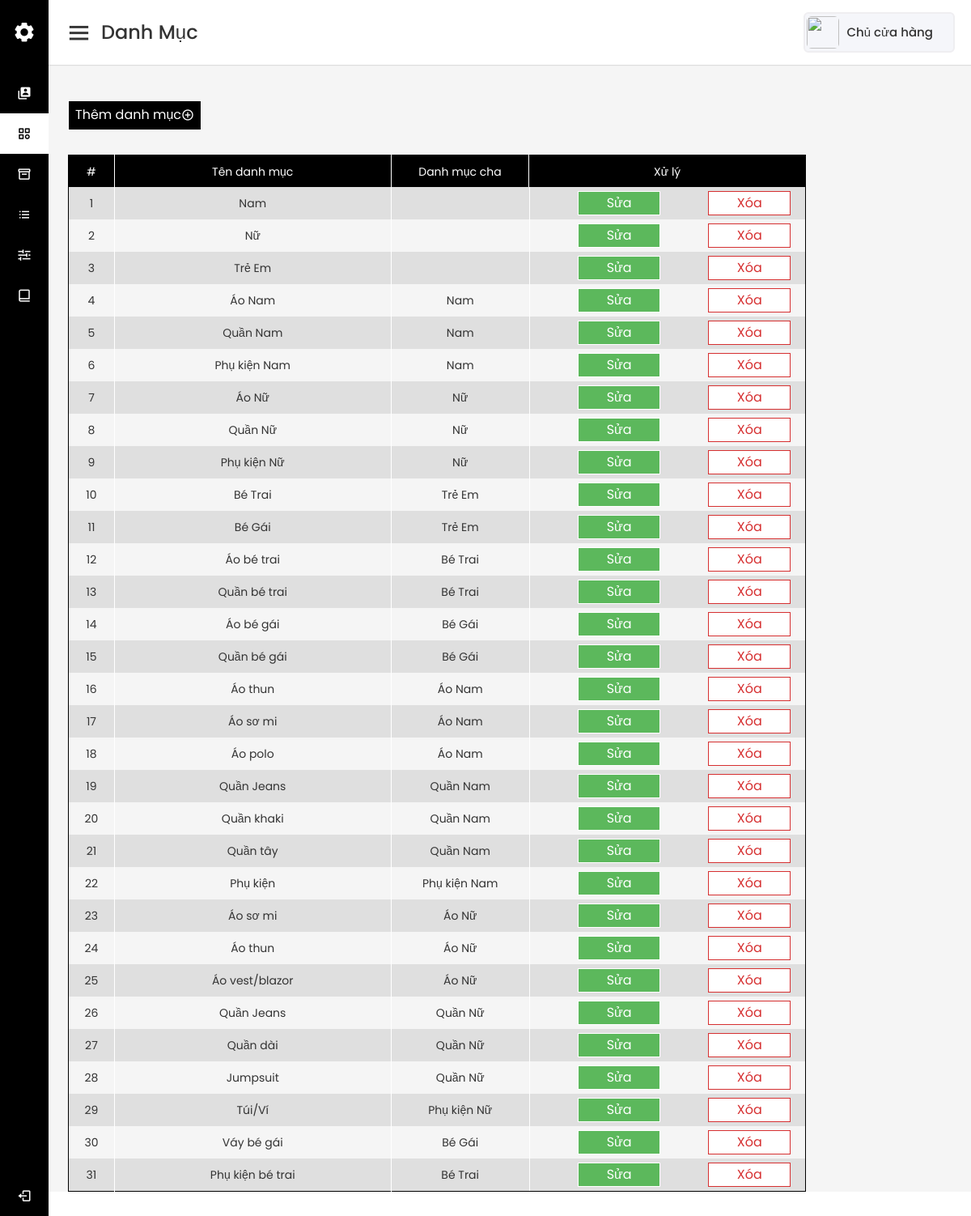
Screenshot of /admin/category.php (signed in) with the database file from the repository.
### tables this page shows
CREATE TABLE `tb_category` (
  `id` int(11) NOT NULL,
  `categoryName` varchar(255) NOT NULL,
  `parent_id` int(11) NOT NULL
);

### lib/database.php (called while the page is built, shortened)
<?php
Class Database{
   public $host   = DB_HOST;
   public $user   = DB_USER;
   public $pass   = DB_PASS;
   public $dbname = DB_NAME;
   public $link;
private function connectDB(){
   $this->link = new mysqli($this->host, $this->user, $this->pass,
    $this->dbname);
 }
public function select($query){
  $result = $this->link->query($query) or
   die($this->link->error.__LINE__);
  if($result->num_rows > 0){
    return $result;
  } else {
    return false;
  }
 }
}

### classes/Category.php (called while the page is built, shortened)
<?php
$filePath = realpath(dirname(__FILE__));
require_once ($filePath.'/../lib/database.php');
class Category
{
    private $db;
    public function __construct()
    {
        $this->db = new Database();
    }
    public function getListCategory() {
        $query = "SELECT a.id, a.categoryName, a.parent_id, b.categoryName AS 'categoryParentName' FROM tb_category a LEFT JOIN (SELECT categoryName, id FROM tb_category) b ON a.parent_id = b.id ORDER BY id ASC";
        $result = $this->db->select($query);
        return $result;
    }
    public function getCateById($id) {
        $query = "SELECT * FROM tb_category WHERE id = $id";
        $result = $this->db->select($query);
        return $result;
    }
}
?>

### admin/inc/category-modal-edit.php (the view, shortened to what this page needs)
<button class='btn btn-success btn__update-cate' data-toggle="modal" data-target="#edit-category-<?=$result['id']?>">Sửa</button>
                    <?php
                      $cate = new Category();
                      $cateList = $cate->getListCategory();
                      foreach($cateList as $row) {
                    ?>
                       <?php
                          $parentCate = $cate->getCateById($row['parent_id']);
                        ?>
                    <?php
                      }
                    ?>

### admin/category.php (shortened to what this page needs)
<?php
  include './inc/sidebar.php';
  include './inc/homesection.php';
  include '../classes/Category.php';
?>
<?php include './inc/category-modal-add.php'; ?>
<table class="show-category" cellspacing="0" cellpadding="0">
  <thead>
    <tr style="background-color: black; color: white;">
      <td>#</td>
      <td>Tên danh mục</td>
      <td>Danh mục cha</td>
      <td>Xử lý</td>
    </tr>
  </thead>
  <tbody>
    <?php
      $cat = new Category();
      $showCate = $cat->getListCategory();
      if (isset($showCate)) {
        $i = 0;
        while($result = $showCate->fetch_assoc()) {
          $i++;
    ?>
      <tr>
          <td><?=$i?></td>
          <td><?=$result['categoryName']?></td>
          <td><?=$result['categoryParentName']?></td>
          <td>
            <?php include './inc/category-modal-edit.php'; ?>
            <?php include './inc/category-modal-delete.php'; ?>
          </td>
        </tr>
      <?php
        }
      }
      ?>
  </tbody>
</table>
<?php
  include './inc/footer.php';
?>

### admin/inc/category-modal-delete.php (shortened to what this page needs)
<button class='btn btn-success btn__delete-cate' data-toggle="modal" data-target="#del-category-<?=$result['id']?>">Xóa</button>

### admin/assets/css/main.css (style rules this page uses)
* { margin: 0; padding: 0; box-sizing: border-box; font-family: "Poppins", sans-serif; }
.btn { text-decoration: none; display: flex; justify-content: center; align-items: center; border: none; outline: none !important; padding: 6px 0; min-height: 30px; font-size: 16px; transition: all 0.4s linear; border: 1px solid #fff; border-radius: 0 !important; cursor: pointer; }
.show-category { width: 80%; margin-left: 24px; margin-top: 30px; margin-bottom: 30px; border: 1px solid #000; }
.show-category > thead > tr { height: 40px; }
.show-category tr > td { text-align: center; }
.show-category > thead > tr > td:first-child { width: 5%; }
.show-category > thead > tr > td:nth-child(3) { width: 15%; }
.show-category td:nth-child(2), .show-category td:nth-child(4) { width: 30%; }
.show-category > tbody > tr:nth-child(odd) { background-color: #dfdfdf; }
.show-category tbody tr td:last-child { width: 100%; display: flex; justify-content: space-evenly; align-items: center; height: 40px; }
.show-category td + td { border-left: 1px solid #fff; }
.btn__update-cate, .btn__delete-cate { width: 30%; height: 20px !important; }
.btn.btn__delete-cate { border-color: #d63031; color: #d63031; background-color: #fff; }

### rows the page displays
tb_category: categoryName "Nam"
tb_category: categoryName "Nữ"
tb_category: categoryName "Trẻ Em"
tb_category: categoryName "Áo Nam", categoryParentName "Nam"
tb_category: categoryName "Quần Nam", categoryParentName "Nam"
tb_category: categoryName "Phụ kiện Nam", categoryParentName "Nam"
tb_category: categoryName "Áo Nữ", categoryParentName "Nữ"
tb_category: categoryName "Quần Nữ", categoryParentName "Nữ"
tb_category: categoryName "Phụ kiện Nữ", categoryParentName "Nữ"
tb_category: categoryName "Bé Trai", categoryParentName "Trẻ Em"
tb_category: categoryName "Bé Gái", categoryParentName "Trẻ Em"
tb_category: categoryName "Áo bé trai", categoryParentName "Bé Trai"
tb_category: categoryName "Quần bé trai", categoryParentName "Bé Trai"
tb_category: categoryName "Áo bé gái", categoryParentName "Bé Gái"
tb_category: categoryName "Quần bé gái", categoryParentName "Bé Gái"
tb_category: categoryName "Áo thun", categoryParentName "Áo Nam"
tb_category: categoryName "Áo sơ mi", categoryParentName "Áo Nam"
tb_category: categoryName "Áo polo", categoryParentName "Áo Nam"
tb_category: categoryName "Quần Jeans", categoryParentName "Quần Nam"
tb_category: categoryName "Quần khaki", categoryParentName "Quần Nam"

### other values shown
Session::get('adminName') "Chủ cửa hàng"
